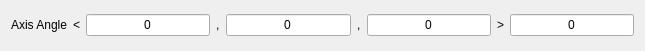
<?xml version="1.0" encoding="UTF-8"?>
<ui version="4.0">
 <class>AxisAngleWidget</class>
 <widget class="QWidget" name="AxisAngleWidget">
  <property name="geometry">
   <rect>
    <x>0</x>
    <y>0</y>
    <width>645</width>
    <height>51</height>
   </rect>
  </property>
  <property name="windowTitle">
   <string>Form</string>
  </property>
  <layout class="QGridLayout" name="gridLayout">
   <item row="0" column="0">
    <widget class="QLabel" name="label_32">
     <property name="text">
      <string>Axis Angle</string>
     </property>
     <property name="alignment">
      <set>Qt::AlignRight|Qt::AlignTrailing|Qt::AlignVCenter</set>
     </property>
    </widget>
   </item>
   <item row="0" column="2">
    <widget class="QLineEdit" name="aa1">
     <property name="minimumSize">
      <size>
       <width>118</width>
       <height>20</height>
      </size>
     </property>
     <property name="toolTip">
      <string/>
     </property>
     <property name="text">
      <string>0</string>
     </property>
     <property name="alignment">
      <set>Qt::AlignCenter</set>
     </property>
    </widget>
   </item>
   <item row="0" column="6">
    <widget class="QLineEdit" name="aa3">
     <property name="minimumSize">
      <size>
       <width>118</width>
       <height>20</height>
      </size>
     </property>
     <property name="toolTip">
      <string/>
     </property>
     <property name="text">
      <string>0</string>
     </property>
     <property name="alignment">
      <set>Qt::AlignCenter</set>
     </property>
    </widget>
   </item>
   <item row="0" column="4">
    <widget class="QLineEdit" name="aa2">
     <property name="minimumSize">
      <size>
       <width>118</width>
       <height>20</height>
      </size>
     </property>
     <property name="toolTip">
      <string/>
     </property>
     <property name="text">
      <string>0</string>
     </property>
     <property name="alignment">
      <set>Qt::AlignCenter</set>
     </property>
    </widget>
   </item>
   <item row="0" column="8">
    <widget class="QLineEdit" name="aa4">
     <property name="minimumSize">
      <size>
       <width>118</width>
       <height>20</height>
      </size>
     </property>
     <property name="toolTip">
      <string/>
     </property>
     <property name="text">
      <string>0</string>
     </property>
     <property name="alignment">
      <set>Qt::AlignCenter</set>
     </property>
    </widget>
   </item>
   <item row="0" column="1">
    <widget class="QLabel" name="label">
     <property name="text">
      <string>&lt;</string>
     </property>
    </widget>
   </item>
   <item row="0" column="5">
    <widget class="QLabel" name="label_4">
     <property name="text">
      <string>,</string>
     </property>
    </widget>
   </item>
   <item row="0" column="3">
    <widget class="QLabel" name="label_3">
     <property name="text">
      <string>,</string>
     </property>
    </widget>
   </item>
   <item row="0" column="7">
    <widget class="QLabel" name="label_2">
     <property name="text">
      <string>&gt;</string>
     </property>
    </widget>
   </item>
  </layout>
 </widget>
 <tabstops>
  <tabstop>aa1</tabstop>
  <tabstop>aa2</tabstop>
  <tabstop>aa3</tabstop>
  <tabstop>aa4</tabstop>
 </tabstops>
 <resources/>
 <connections/>
</ui>
